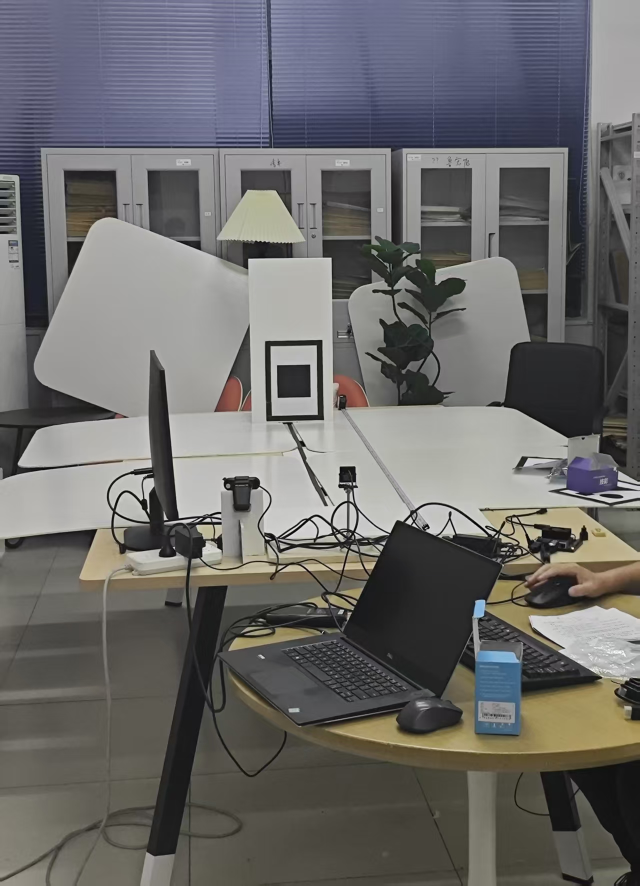
#> input picture images/场景搭建.jpg, 1280 x 1771 px, given in place of the camera (shown at 1/2 size)
$ python JC1.py
#> lines starting #> are read from the running program, lines starting #| are printed output that depends on the picture; after the words box and inside, x2 and y2 are one past the last pixel; in counts of white or black regions, pixels touching at a corner belong together
### core.py
# -*- coding: utf-8 -*-

import cv2
import numpy as np
import os
import json
from collections import namedtuple

Box = namedtuple("Box", ["x", "y", "w", "h"])

# ---------------- 基本参数 ----------------
FRAME_WIDTH = 1280
FRAME_HEIGHT = 960

MIN_CONTOUR_AREA = 80
SHOW_INTERNAL_DEBUG = False  # 可选调试窗口

REAL_HEIGHT_CM = 26.0
REAL_WIDTH_CM  = 17.0
RECT_RATIO = REAL_HEIGHT_CM / REAL_WIDTH_CM  # 26/17 ≈ 1.529
RATIO_TOL = 0.4   # 放宽比例容差（旧逻辑保留，供其他地方使用）

PARAM_FILE = "./ref_params.json"

# ---------------- 参数保存 ----------------
def save_ref_params(distance_ref_cm, ref_metric, metric_mode):
    params = {
        "distance_ref_cm": distance_ref_cm,
        "ref_metric": ref_metric,
        "metric_mode": metric_mode,
    }
    with open(PARAM_FILE, "w", encoding="utf-8") as f:
        json.dump(params, f)

def load_ref_params():
    if not os.path.exists(PARAM_FILE):
        return None
    try:
        with open(PARAM_FILE, "r", encoding="utf-8") as f:
            params = json.load(f)
        return params
    except Exception as e:
        print("读取参考参数失败：", e)
        return None

# ---------------- 图像增强 ----------------
def preprocess(gray):
    # 提升亮度和对比度
    gray = cv2.convertScaleAbs(gray, alpha=1.5, beta=20)
    # CLAHE 局部对比度
    clahe = cv2.createCLAHE(clipLimit=2.0, tileGridSize=(8,8))
    gray = clahe.apply(gray)
    # 锐化增强远距离边缘
    sharp_kernel = np.array([[0,-1,0],[-1,5,-1],[0,-1,0]])
    gray = cv2.filter2D(gray, -1, sharp_kernel)
    return gray

# ---------------- 自动 Canny 边缘 ----------------
def find_contours(frame):
    gray = cv2.cvtColor(frame, cv2.COLOR_BGR2GRAY)
    gray = preprocess(gray)
    median = np.median(gray)
    lower = int(max(0, 0.66 * median))
    upper = int(min(255, 1.33 * median))
    edges = cv2.Canny(gray, lower, upper)
    edges = cv2.dilate(edges, np.ones((3,3), np.uint8), iterations=1)
    cnts, _ = cv2.findContours(edges, cv2.RETR_TREE, cv2.CHAIN_APPROX_SIMPLE)
    return edges, cnts

# ---------------- 工具函数 ----------------
# [6 lines left out: function circularity, not called in this run]

# ---------- 四边形直角性检查（新增） ----------
def _is_rightish(approx, tol_deg=20):
    """
    判断四边形是否近似直角：每个内角在 90±tol_deg 之间
    """
    if approx is None or len(approx) != 4:
        return False
    pts = approx.reshape(-1, 2).astype(np.float32)

    def ang(a, b, c):
        ba = a - b
        bc = c - b
        den = (np.linalg.norm(ba) * np.linalg.norm(bc) + 1e-6)
        cosv = np.dot(ba, bc) / den
        return np.degrees(np.arccos(np.clip(cosv, -1.0, 1.0)))

    angles = [ang(pts[(i-1) % 4], pts[i], pts[(i+1) % 4]) for i in range(4)]
    return all((90 - tol_deg) <= a <= (90 + tol_deg) for a in angles)

# ---------------- 外框检测（改进版） ----------------
def select_outer_rect(cnts, W, H):
    """
    更稳的外框选择：
    - 用 minAreaRect 的宽高比与 A4 比例比较（抗旋转）
    - 只接受四边形且近似直角
    - 面积大、居中性好得分高；贴边会扣分（但不直接淘汰）
    返回： (Box(x, y, w, h), contour) 或 (None, None)
    """
    # 策略参数（可微调）
    margin = 8                               # 贴边“容忍”像素
    min_area = 0.002 * W * H                 # 候选最小占画面比例
    max_area = 0.85  * W * H                 # 候选最大占画面比例
    ratio_rel_tol = 0.25                     # 宽高比相对误差容忍（0.25 ≈ ±25%）
    right_angle_tol_deg = 20                 # 直角容忍度 ±20°

    best_box, best_c, best_score = None, None, -1e9

    for c in cnts:
        if cv2.contourArea(c) < MIN_CONTOUR_AREA:
            continue

        # 旋转矩形：用它的 w/h 来判断比例，抗旋转/倾斜
        (cx, cy), (rw, rh), _ = cv2.minAreaRect(c)
        if rw <= 1 or rh <= 1:
            continue
        aspect_rot = max(rw, rh) / (min(rw, rh) + 1e-6)
        ratio_penalty = abs(aspect_rot / (RECT_RATIO + 1e-6) - 1.0)
        if ratio_penalty > ratio_rel_tol:
            continue  # A4 比例偏差太大

        # 多边形逼近，强制四边形 + 直角性检查
        per = cv2.arcLength(c, True)
        approx = cv2.approxPolyDP(c, 0.02 * per, True)
        if len(approx) != 4:
            # 试着对凸包再逼近一次
            hull = cv2.convexHull(c)
            approx = cv2.approxPolyDP(hull, 0.02 * cv2.arcLength(hull, True), True)
        if len(approx) != 4:
            continue
        if not _is_rightish(approx, tol_deg=right_angle_tol_deg):
            continue

        # 轴对齐框仅用于面积/贴边评分与后续 scale_from_rect
        x, y, w, h = cv2.boundingRect(c)
        area = w * h
        if not (min_area <= area <= max_area):
            continue

        # 贴边惩罚：允许贴边，但每贴一边扣一点分
        touch_edges = int(x <= margin) + int(y <= margin) + int(x + w >= W - margin) + int(y + h >= H - margin)
        edge_penalty = 0.4 * touch_edges

        # 居中程度（越靠中心越好）
        center_dist = np.hypot(cx - W / 2.0, cy - H / 2.0) / float(max(W, H))

        # 综合评分：面积占比↑、比例更准↑、更居中↑、少贴边↑
        area_score = area / float(W * H)
        score = 3.0 * area_score - 4.0 * ratio_penalty + 2.0 * (1.0 - center_dist) - edge_penalty

        if score > best_score:
            best_score = score
            best_box = Box(int(x), int(y), int(w), int(h))
            best_c = c

    return best_box, best_c

# ---------------- 尺度换算 ----------------
def scale_from_rect(rect_box: Box):
    if rect_box is None:
        return None, None, None
    cm_per_px_y = REAL_HEIGHT_CM / float(rect_box.h)
    cm_per_px_x = REAL_WIDTH_CM  / float(rect_box.w)
    cm_per_px   = 0.5*(cm_per_px_x + cm_per_px_y)
    return cm_per_px, cm_per_px_y, cm_per_px_x

def inside_rect(bx, by, bw, bh, rx, ry, rw, rh, margin=3):
    return (bx > rx+margin) and (by > ry+margin) and (bx+bw < rx+rw-margin) and (by+bh < ry+rh-margin)

def approx_polygon(c, eps_ratio=0.02):
    return cv2.approxPolyDP(c, eps_ratio*cv2.arcLength(c, True), True)

def classify_shape(c):
    approx = approx_polygon(c, 0.02)
    sides = len(approx)
    if sides == 3:
        return 'triangle', approx
    if sides == 4:
        pts = approx.reshape(-1,2)
        e = np.linalg.norm(np.roll(pts,-1,axis=0)-pts, axis=1)
        ratio = e.max()/(e.min()+1e-6)
        def ang(a,b,c):
            ba=a-b; bc=c-b
            cosv = np.dot(ba,bc)/(np.linalg.norm(ba)*np.linalg.norm(bc)+1e-6)
            return np.degrees(np.arccos(np.clip(cosv,-1,1)))
        angs = [ang(pts[(i-1)%4], pts[i], pts[(i+1)%4]) for i in range(4)]
        rightish = all(70<=a<=110 for a in angs)
        if ratio < 1.15 and rightish:
            return 'square', approx
        else:
            return 'rectangle', approx
    if circularity(c) > 0.85:
        return 'circle', approx
    return 'polygon', approx

def polygon_side_lengths_cm(pts, cm_per_px_y, cm_per_px_x):
    pts_cm = np.stack([pts[:,0]*cm_per_px_x, pts[:,1]*cm_per_px_y], axis=1)
    nxt = np.roll(pts_cm, -1, axis=0)
    edges = np.linalg.norm(nxt - pts_cm, axis=1)
    return edges

# [9 lines left out: function measure_circle, not called in this run]

def compute_size_metric(rect_box: Box, use_mode: str):
    if rect_box is None:
        return None
    return float(rect_box.h) if use_mode == "HEIGHT" else float(np.sqrt(rect_box.w * rect_box.h))

# ---------------- 备选：Hough 圆（保留接口） ----------------
# [18 lines left out: function hough_find_circles, not called in this run]

### JC1.py
import cv2
import time
from collections import deque, Counter
import numpy as np
from core import (
    FRAME_WIDTH, FRAME_HEIGHT, SHOW_INTERNAL_DEBUG, MIN_CONTOUR_AREA,
    REAL_HEIGHT_CM, REAL_WIDTH_CM, RECT_RATIO, RATIO_TOL,
    save_ref_params, load_ref_params,
    preprocess, find_contours, select_outer_rect, scale_from_rect,
    inside_rect, approx_polygon, classify_shape, polygon_side_lengths_cm, measure_circle, compute_size_metric,
    # hough_find_circles  # 不再使用 Hough，保留这行也无妨
)

CAM_INDEX = 0

PRINT_INTERVAL = 0.5
AUTO_STOP_SECONDS = 5   # 自动运行 20 秒后关闭（可改）
_last_print_ts = 0.0

distance_ref_cm = None
ref_metric = None
metric_mode = "HEIGHT"       # 只保留 HEIGHT

# 滑动窗口相关
MAX_HISTORY_LEN = 5          # 可调
REJECT_DIFF_CM = 0.2         # 众数与均值偏差阈值（cm）

MIN_SIZE_CM = 8              # 小于该尺寸的形状一律过滤

WINDOW_NAME = "Measurement Viewer"  # 显示窗口名

# ========= 圆检测（轮廓法）参数 =========
CIRC_MIN_CIRCULARITY = 0.80     # 圆度阈值：越接近1越圆
CIRC_AREA_RATIO_TOL = 0.30      # 轮廓面积与外接圆面积的相对误差容忍度
CANNY_LO = 60
CANNY_HI = 160
BLUR_KSIZE = 5


# ========== 工具函数 ==========
def get_most_common_value(lst):
    if not lst:
        return None
    c = Counter(lst)
    return c.most_common(1)[0][0]


def reject_outlier_mode(mode_val, vals, max_diff=REJECT_DIFF_CM):
    if not vals or mode_val is None:
        return True   # 无值直接判为波动
    avg = sum(vals) / len(vals)
    return abs(mode_val - avg) > max_diff


def append_to_history(history, val):
    history.append(val)
    while len(history) > MAX_HISTORY_LEN:
        history.popleft()


def compute_distance(curr_metric):
    if distance_ref_cm is None or ref_metric is None or curr_metric in (None, 0):
        return None
    return distance_ref_cm * (ref_metric / curr_metric)


def draw_text(img, text, org, scale=0.6, color=(50, 230, 50), thick=2):
    cv2.putText(img, text, org, cv2.FONT_HERSHEY_SIMPLEX, scale, color, thick, cv2.LINE_AA)


def detect_circles_by_contour(frame, rect_box=None):
    """
    返回 [(cx, cy, r), ...] 像素坐标与半径，按半径从大到小排序
    逻辑：模糊 -> Canny -> 轮廓 -> 圆度与面积比过滤 -> minEnclosingCircle
    """
    gray = cv2.cvtColor(frame, cv2.COLOR_BGR2GRAY)
    if BLUR_KSIZE > 1:
        gray = cv2.GaussianBlur(gray, (BLUR_KSIZE, BLUR_KSIZE), 0)

    edges = cv2.Canny(gray, CANNY_LO, CANNY_HI)

    # 若限定在A4参考矩形区域内，则做个遮罩，避免外部干扰
    if rect_box is not None:
        rx, ry, rw, rh = rect_box
        mask = np.zeros_like(edges)
        cv2.rectangle(mask, (rx, ry), (rx + rw, ry + rh), 255, -1)
        edges = cv2.bitwise_and(edges, mask)

    cnts, _ = cv2.findContours(edges, cv2.RETR_EXTERNAL, cv2.CHAIN_APPROX_SIMPLE)

    circles = []
    for c in cnts:
        area = cv2.contourArea(c)
        if area < max(MIN_CONTOUR_AREA, 20):  # 过滤很小的噪声
            continue

        peri = cv2.arcLength(c, True)
        if peri <= 0:
            continue

        circularity = 4.0 * np.pi * (area / (peri * peri))
        if circularity < CIRC_MIN_CIRCULARITY:
            continue

        # 最小外接圆一致性检查
        (cx, cy), r = cv2.minEnclosingCircle(c)
        if r <= 0:
            continue

        circle_area = np.pi * r * r
        if circle_area <= 0:
            continue
        ratio_err = abs(area - circle_area) / circle_area
        if ratio_err > CIRC_AREA_RATIO_TOL:
            continue

        # 通过所有检查，作为圆候选
        circles.append((int(round(cx)), int(round(cy)), int(round(r))))

    # 半径从大到小排序
    circles.sort(key=lambda t: t[2], reverse=True)
    return circles


# ========== 主逻辑 ==========
def main():
    global _last_print_ts, distance_ref_cm, ref_metric, metric_mode

    params = load_ref_params()
    if params:
        distance_ref_cm = params["distance_ref_cm"]
        ref_metric = params["ref_metric"]
        print(f"✅ 已自动载入上次参考参数: 距离={distance_ref_cm:.2f}cm, metric={ref_metric:.2f}px, mode=HEIGHT")
    else:
        # 若没有保存的参考参数，先询问一次距离
        distance_ref_cm = float(input("请输入 A4 纸到摄像机的参考距离 (cm)：").strip())
#> the answer given: 3

    # 打开摄像头
    cap = cv2.VideoCapture(CAM_INDEX)
    cap.set(cv2.CAP_PROP_FRAME_WIDTH, FRAME_WIDTH)
    cap.set(cv2.CAP_PROP_FRAME_HEIGHT, FRAME_HEIGHT)
    cap.set(cv2.CAP_PROP_FOURCC, cv2.VideoWriter_fourcc(*"MJPG"))
    # cap = cv2.VideoCapture(CAM_INDEX, cv2.CAP_V4L2)
    if not cap.isOpened():
        raise RuntimeError("无法打开摄像头")

    print(f"程序已启动，自动测量 {AUTO_STOP_SECONDS} 秒后关闭。按 'q' 可手动退出。")

    ref_saved = params is not None

    # 初始化滑动窗口
    distance_history = deque()
    circle_history = deque()
    triangle_history = deque()
    square_history = deque()

    cv2.namedWindow(WINDOW_NAME, cv2.WINDOW_NORMAL)  # 可缩放窗口
    cv2.resizeWindow(WINDOW_NAME, 960, 540)

    start_time = time.time()
    while True:
        now = time.time()
        # 自动停止
        if now - start_time >= AUTO_STOP_SECONDS:
            print(f"\n已自动运行 {AUTO_STOP_SECONDS} 秒，程序停止。")
            break

        ok, frame = cap.read()
#> frame is the input picture: shape (1771, 1280, 3); mean B, G, R 105.5, 106.2, 107.2
        if not ok:
            # 读取失败也要让 UI 响应按键
            if cv2.waitKey(1) & 0xFF == ord('q'):
                break
            continue

        vis = frame.copy()  # 用于可视化的画面

        H, W = frame.shape[:2]
        edges, cnts = find_contours(frame)
#> in preprocess, `gray = cv2.convertScaleAbs(gray, alpha=1.5, beta=20)`:
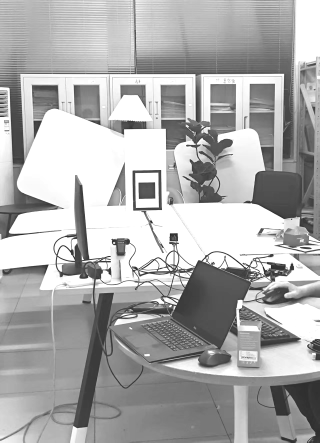
#> gray: shape (1771, 1280) (shown at 1/4 size); min 20, max 255, mean 172.6
#> in preprocess, `gray = clahe.apply(gray)`:
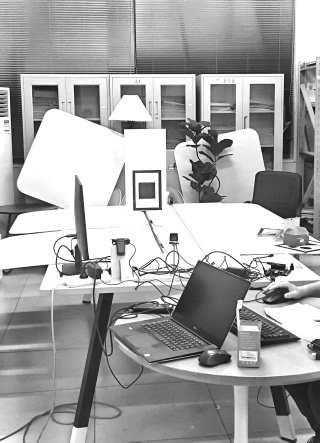
#> gray: shape (1771, 1280) (shown at 1/4 size); min 9, max 255, mean 163.7
#> in find_contours, `median = np.median(gray)`: median = 161
#> in find_contours, `lower = int(max(0, 0.66 * median))`: lower = 106
#> in find_contours, `upper = int(min(255, 1.33 * median))`: upper = 214
#> in find_contours, `edges = cv2.Canny(gray, lower, upper)`:
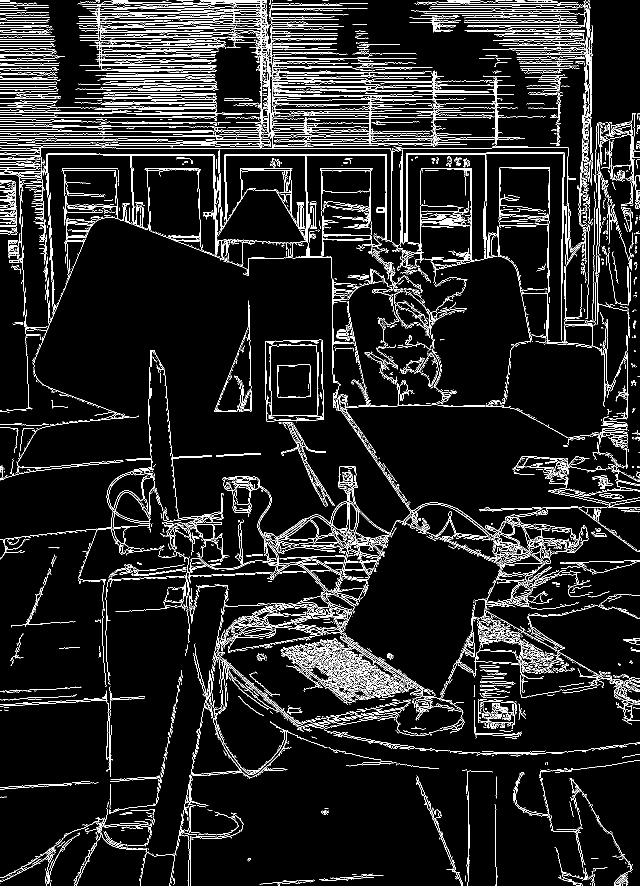
#> edges: shape (1771, 1280) (shown at 1/2 size); 8.4% white in thin lines or dots
#> in find_contours, `edges = cv2.dilate(edges, np.ones((3,3), np.uint8), iterations=1)`:
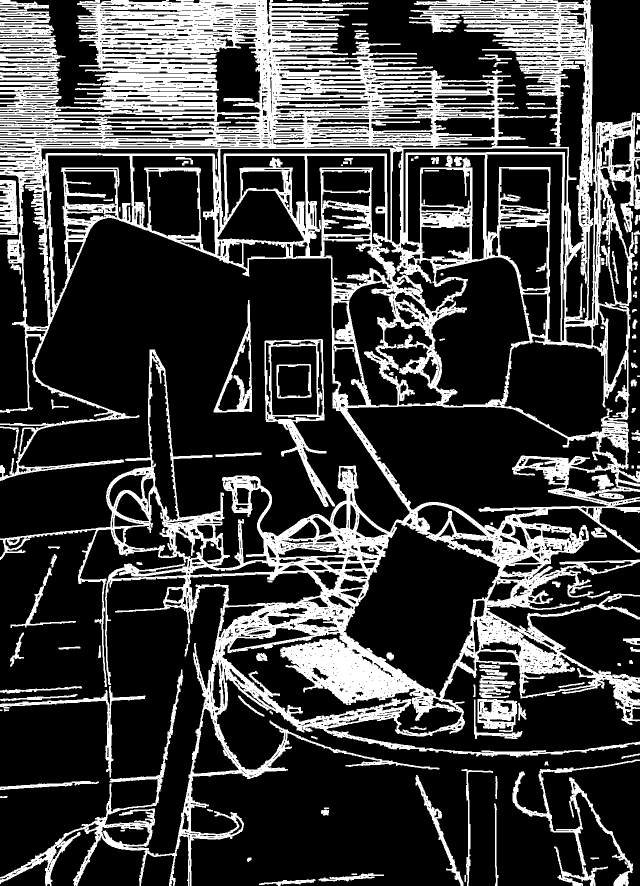
#> edges: shape (1771, 1280) (shown at 1/2 size); 25% white; 141 white regions (4 under 20 px)
#> in find_contours, `cnts, _ = cv2.findContours(edges, cv2.RETR_TREE, cv2.CHAIN_APPROX_SIMP..`: cnts = 3463 contours, 2399 with area under 20; largest, box (x1, y1, x2, y2) and area: (0, 0, 1280, 1771) 1124930, (692, 810, 1230, 1060) 74945, (687, 1044, 1001, 1397) 59582, (862, 514, 1060, 813) 40668, (1003, 672, 1255, 875) 33494
        rect_box, rect_contour = select_outer_rect(cnts, W, H)
#> the loop in select_outer_rect, `for c in cnts:` made 3463 passes
#> (cx, cy, rw, rh, aspect_rot, ratio_penalty, per) on passes 70, 107, 169, 926: (996, 1438, 78, 96, 1.23, 0.195, 375.6), (136.3, 1421.3, 177.8, 260.8, 1.47, 0.0408, 1105.5), (119, 807, 33.26, 18.23, 1.82, 0.193, 103.6), (937.9, 1323.2, 25.49, 35.78, 1.4, 0.0823, 123.7)
#> after the loop in select_outer_rect, `for c in cnts:`: best_c = contour of 32 points, box (x1, y1, x2, y2) (541, 691, 635, 831), area 12526; best_score = 1.8; hull = contour of 9 points, box (x1, y1, x2, y2) (0, 0, 111, 76), area 7437
#> rect_box = (541, 691, 94, 140); rect_contour has the same summary as best_c in select_outer_rect
        cm_per_px, cm_per_px_y, cm_per_px_x = scale_from_rect(rect_box)
#> in scale_from_rect, `cm_per_px_y = REAL_HEIGHT_CM / float(rect_box.h)`: cm_per_px_y = 0.186
#> in scale_from_rect, `cm_per_px_x = REAL_WIDTH_CM  / float(rect_box.w)`: cm_per_px_x = 0.181
#> in scale_from_rect, `cm_per_px   = 0.5*(cm_per_px_x + cm_per_px_y)`: cm_per_px = 0.183
#> cm_per_px = 0.183; cm_per_px_y = 0.186; cm_per_px_x = 0.181

        # --- 可视化：外部参考矩形（A4） ---
        if rect_box is not None:
            rx, ry, rw, rh = rect_box
#> rx = 541; ry = 691; rw = 94; rh = 140
            cv2.rectangle(vis, (rx, ry), (rx + rw, ry + rh), (0, 255, 255), 2)
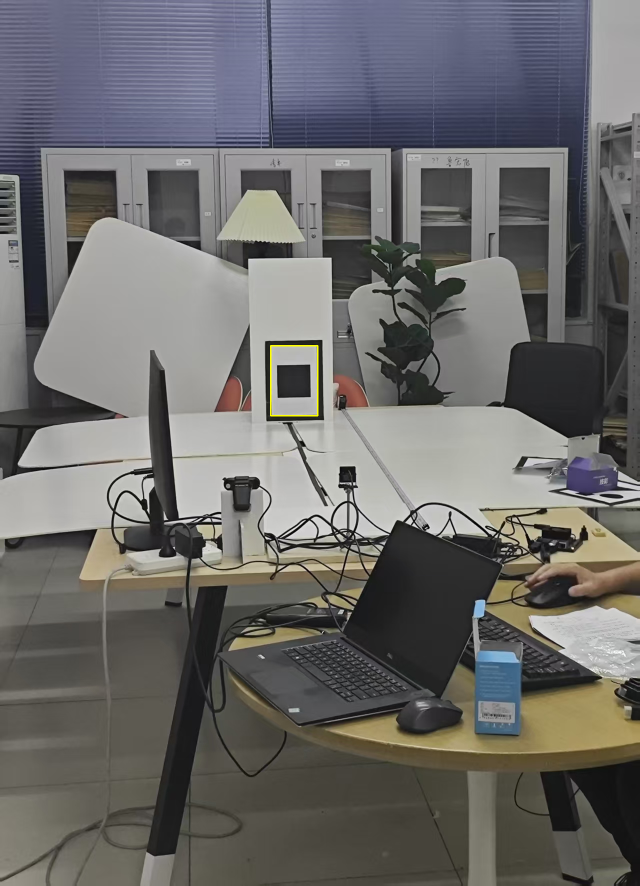
#> vis: shape (1771, 1280, 3) (shown at 1/2 size); 0.06% of pixels changed, all inside (x1, y1, x2, y2) = (540, 690, 637, 833)
            draw_text(vis, "A4 reference", (rx, max(0, ry - 8)), 0.6, (0, 255, 255), 2)

        # --- 轮廓法圆检测（优先统计最大圆） ---
        contour_circles = detect_circles_by_contour(frame, rect_box)
#> in detect_circles_by_contour, `edges = cv2.Canny(gray, CANNY_LO, CANNY_HI)`:
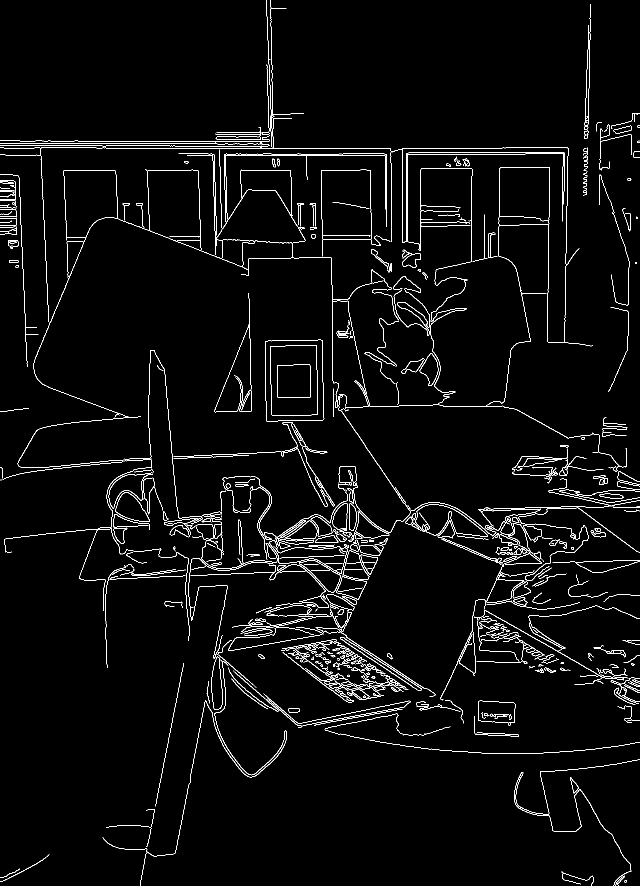
#> edges: shape (1771, 1280) (shown at 1/2 size); 3% white in thin lines or dots
#> in detect_circles_by_contour, `rx, ry, rw, rh = rect_box`: rx = 541; ry = 691; rw = 94; rh = 140
#> in detect_circles_by_contour, `cv2.rectangle(mask, (rx, ry), (rx + rw, ry + rh), 255, -1)`:
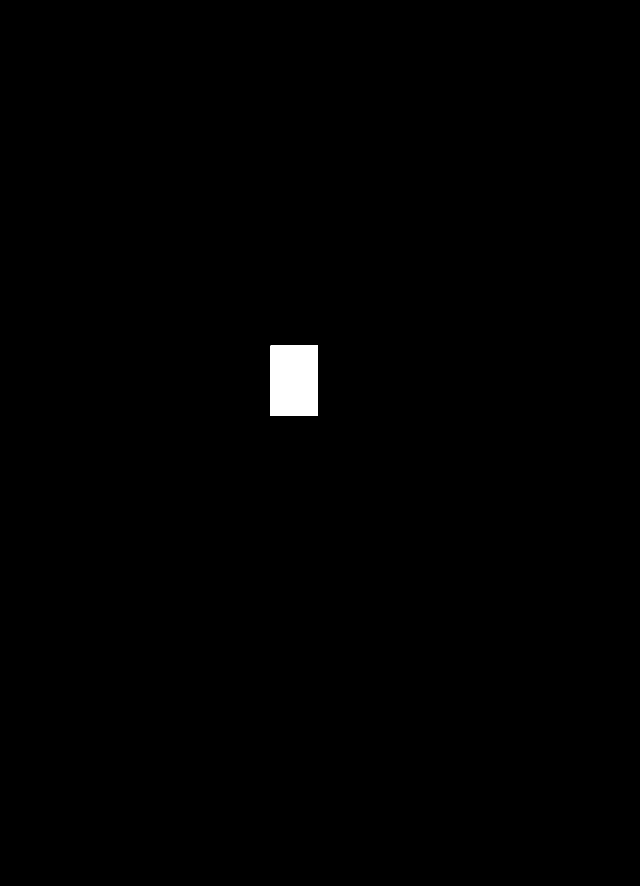
#> mask: shape (1771, 1280) (shown at 1/2 size); 0.59% white; 1 white region, box (x1, y1, x2, y2) and area: (541, 691, 636, 832) 13395
#> in detect_circles_by_contour, `cnts, _ = cv2.findContours(edges, cv2.RETR_EXTERNAL, cv2.CHAIN_APPROX_..`: cnts = 2 contours, 1 with area under 20; largest, box (x1, y1, x2, y2) and area: (554, 729, 622, 796) 4295
#> (the rest of the program and of its run is left out)
